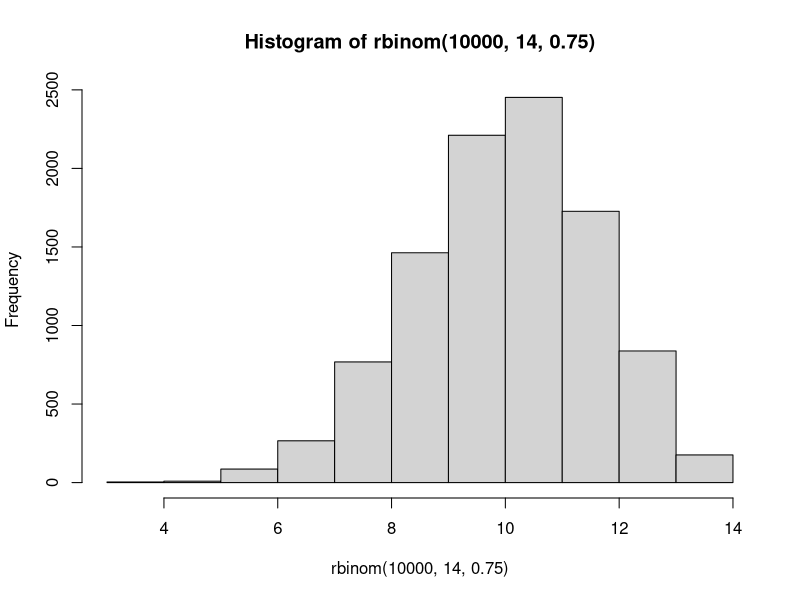
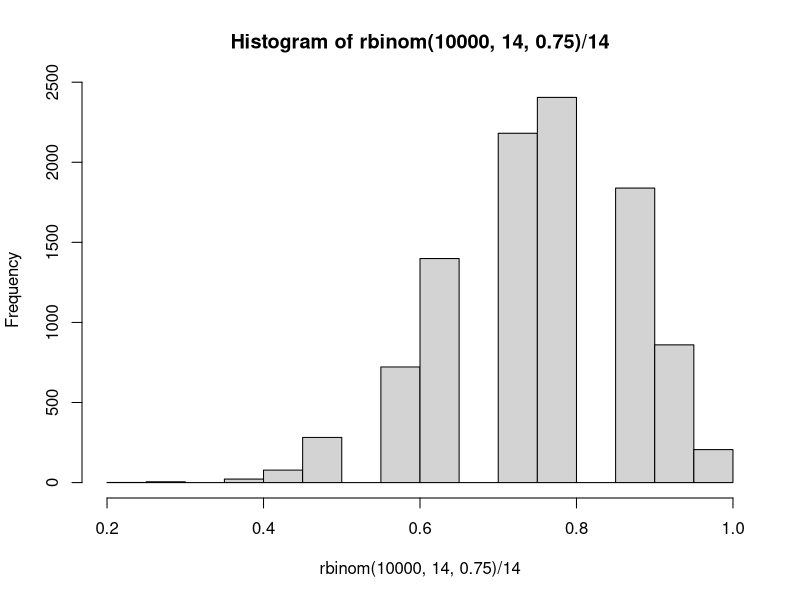

Reproduce these figures in R, in order.
# 4 Oct
# Test Chp 1-5 
# t tests. "Make a formal comparison..." Can use t.test
# proportion tests

# Proportion Tests

# Single Proportion

# Null Hypothesis: The claimed proportion p is 75% / 0.75
# Hypothesis: The claimed proportion p is not 75%
# 10/14 people have read >=4 HP Books
p.hat <- 10/14

# Assumptions: 
# Random Sample
# n*p >=10 AND n*(1-p) >=10
# n = number of samples
# p = expected num successes
# 14 * 0.75 and 14 * 0.25
#               FALSE

# Distribution of p hat?
# if both statements above TRUE: Normal
# else: Binomial (14, 0.75)

# test stat for binomial

# what is a binomial distribution?
# centered histogram at 0.75
hist(rbinom(10000, 14, 0.75))
# close to normal, but not quite.

# divide to get proportions instead of numbers
hist(rbinom(10000, 14, 0.75)/14)

# p value
# What is the probability of getting 0.71 or more extreme?
p <- binom.test(10, 14, 0.75)
# succeses, trials, null hypothesis
# 76% chance that results (p.hat) happened by chance assuming null hypothesis is true.
# There is no evidence against the null hypothesis.

# shortcut/corrected method
p_real_binom <- pbinom(10, 14, 0.75) * 2
# 71% chance that results (0.71) happened by chance. 
# multiply by 2 to look at both tails/sides

# test stat for nomal dist

sd <- sqrt(0.75*0.25/14) # calculate sd = sqrt(p.observed * 1-p.observed)/num_trials
p_norm <- pnorm(0.71, mean = 0.75, sd) * 2
# observed result, null hypothesis, sd
# multiply by 2 to look at both tails/sides

# 2 Proportions

library(tidyverse)
data <- read.csv("Taboo.csv")

# NULL: pr(male marijuana) == pr(female marijuana)
# Hyp:                     !=

# Assumptions. Data collected randomly.
#               np >=10 AND n(1-p) >=10 for both groups.
#               NEW FOR 2PROP. TEST: The two groups are independent/unpaired.

# test stat and p value

# get vectors of 0s and 1s (failures and successes)
males <- data %>% filter(Gender == "M") %>% select(Marijuana)
females <- data %>% filter(Gender == "F") %>% select(Marijuana)

# need vectors of successes and total sample sizes
num_smoke <- c(sum(males), sum(females))
total <- c(nrow(males), nrow(females))

prop.test(num_smoke, total)
#p-value = 1
# there is a 100% chance that the results observed due to chance.
# there is no evidence of difference b/w men and women
